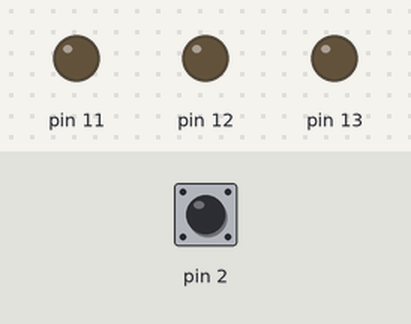
This sketch was run on a simulated Arduino Uno, built with avr-gcc and run on an emulated ATmega328P. Parts: output pins drawn as LEDs (lit = HIGH). The test bench sets the inputs (shaded band); at power-on: pin 2 LOW.

Above: at 1.2 s.
1.3 s: pin 2 pulsed HIGH 5 times (0.12 s each, 0.3 s apart)
At 2.2 s:
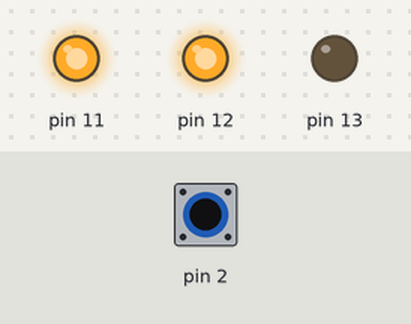
At 3.8 s:
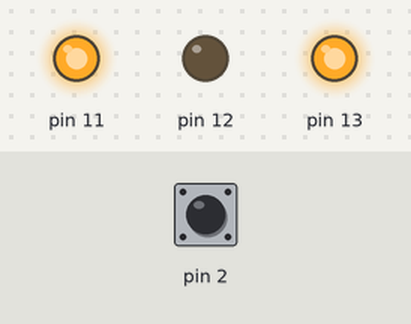
4.3 s: pin 2 pulsed HIGH 2 times (0.12 s each, 0.3 s apart)
At 5.4 s:
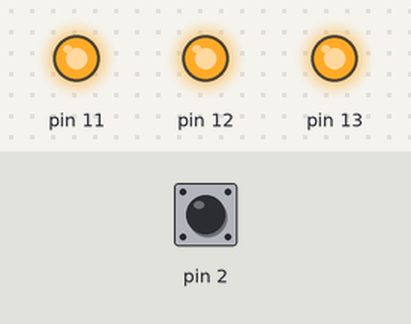
Timing chart, 0 to 7.3 s (numbered marks = the images above; inputs shaded):
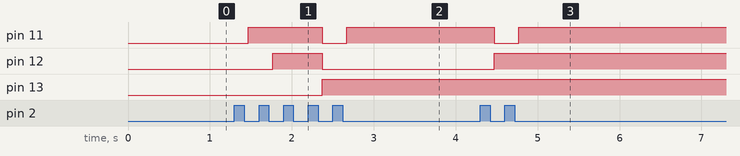

The sketch:

State_Machine.ino
```cpp
// State Machine Implemntation

// Changing the LEDs status based on the number of times the Button S1 is pressed.
#define ZERO 0
#define TIME 50
#define VAL_EIGHT 8

// State Machine Implemntation

// Changing the LEDs status based on the number of times the Button S1 is pressed.

// Initializing a global variable state with "initial state 0"
unsigned int state = ZERO;

void setup()
{
  // Define pins 2 as INPUT
  DDRD &= ~0b00000100;
  // Define pins 11,12,13 as OUTPUTs
  DDRB |= 0b00111000;
}

void loop()
{
  unsigned char btn1;
  // Extract information about pin 2
  // to find if button is pressed/released
  btn1 = PIND & 0b00000100;
  if (btn1 != ZERO) // button is pressed
  {
    delay(TIME); // basic debouncing after pressing
    // Wait while button is pressed
    // Read the value over and over again..
    while((PIND & 0b00000100) != ZERO);
    delay(TIME); // basic debouncing after releasing

    ++state; // Increment state by 1
    if (state == VAL_EIGHT)
        state = ZERO; // Return to the initial state

    switch(state){
     case 0:
      PORTB &= ~0b00111000; // Turn OFF 3 LEDS
      break;
     case 1:
      PORTB &= ~0b00110000; // Turn OFF LED1, LED2
      PORTB |=  0b00001000; // Turn ON LED3
      break;
     case 2:
      PORTB &= 0b0011000; // Turn OFF LED1, LED3
      PORTB |= 0b00010000; // Turn ON LED2
      break;
     case 3:
      PORTB &= ~0b00100000; // Turn OFF LED1
      PORTB |=  0b00011000; // Turn ON LED2, LED3
      break;
     case 4:
      PORTB &= ~0b00011000; // Turn OFF LED2, LED3
      PORTB |=  0b00100000; // Turn ON LED1
      break;
     case 5:
      PORTB &= ~0b00010000; // Turn OFF LED2
      PORTB |=  0b00101000; // Turn ON LED1, LED3
      break;
     case 6:
      PORTB &= ~0b00001000; // Turn OFF LED3
      PORTB |=  0b00110000; // Turn ON LED1, LED2
      break;
     case 7:
      PORTB |= 0b00111000; // Turn ON LED1, LED2, LED3
      break;
     default:
      // Add some code..
      printf("monkey \n\r");
      break;
    }


  }

}
```

Measured:
- after the input at 1.3 s, pin 11: LOW → HIGH after 0.17 s, → LOW 0.90 s later, → HIGH 0.30 s later; pin 12: LOW → HIGH after 0.47 s, → LOW 0.60 s later; pin 13: LOW → HIGH after 1.1 s
- after the input at 4.3 s, pin 11: HIGH → LOW after 0.17 s, → HIGH 0.30 s later; pin 12: LOW → HIGH after 0.17 s
